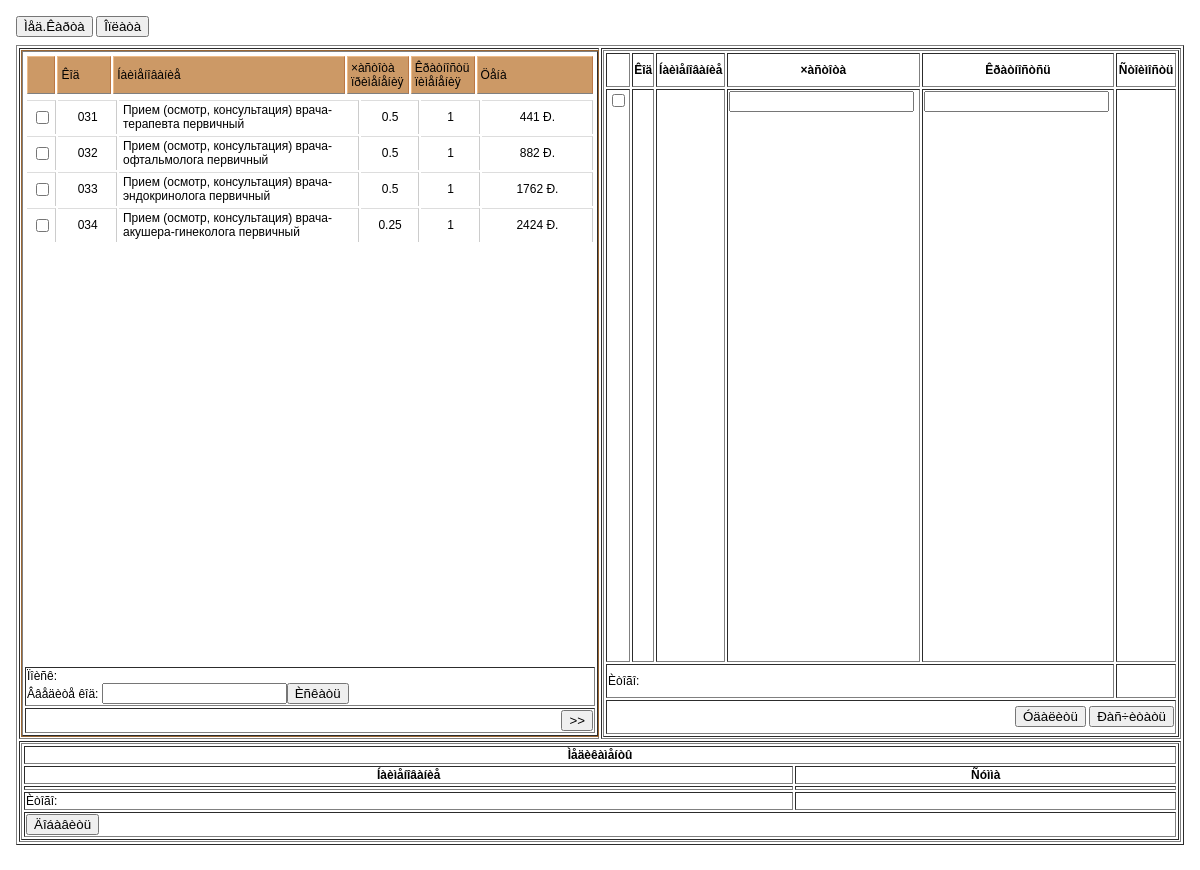
/form/amount.php, run on an earlier commit of the app's database.
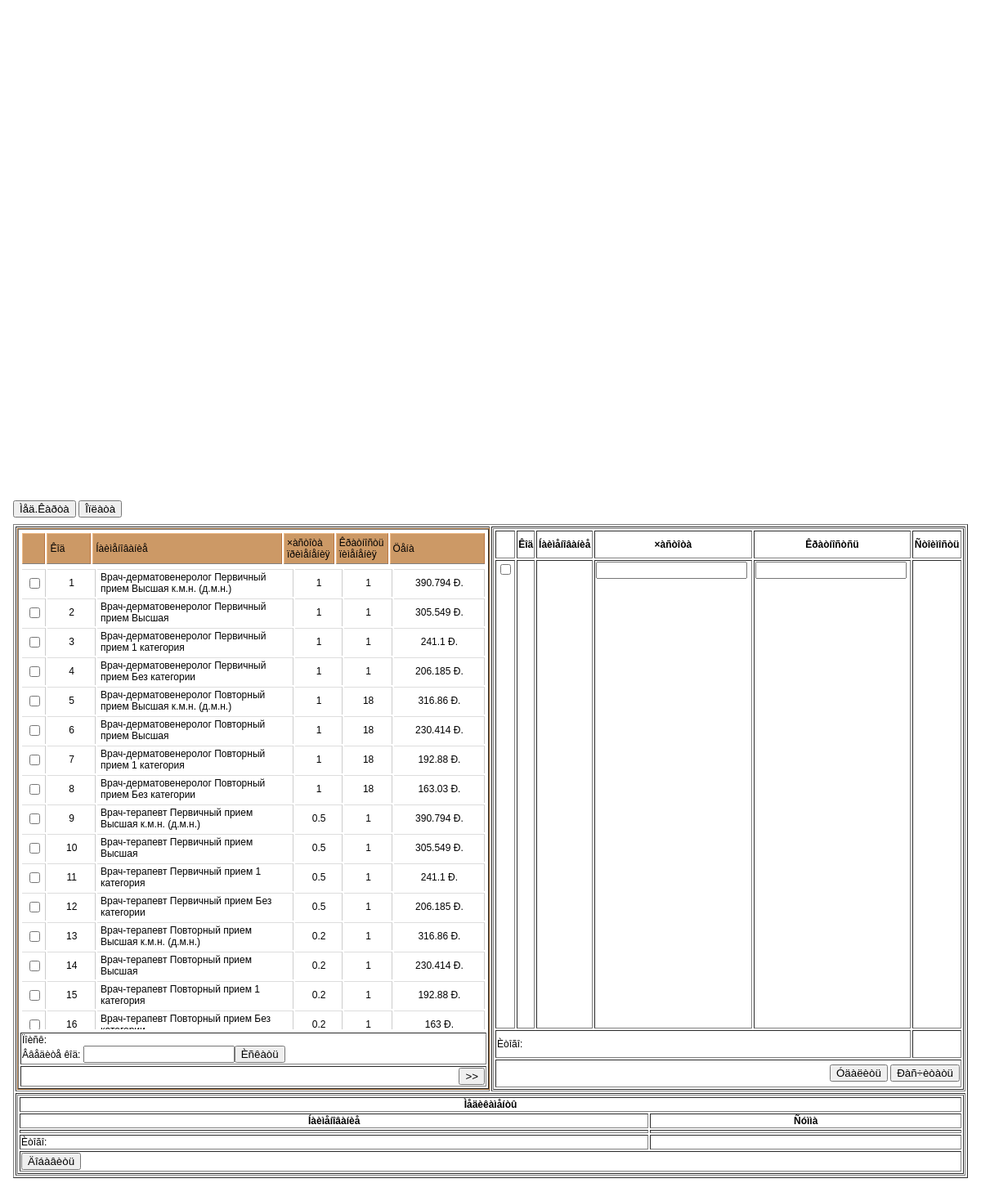
And on a later commit of the database.
### tables this page shows
CREATE TABLE `rbPrice` (
  `id` int(11) NOT NULL AUTO_INCREMENT,
  `code` varchar(255) DEFAULT NULL COMMENT 'КОД',
  `name` varchar(450) DEFAULT NULL COMMENT 'Наименование',
  `frequency` double DEFAULT NULL COMMENT 'Частота применения по умолчанию',
  `multiplisity` double DEFAULT NULL COMMENT 'Кратность применения',
  `summ` double DEFAULT NULL COMMENT 'Цена',
  PRIMARY KEY (`id`)
);

### form/amount.php (the view, shortened to what this page needs)
<table width='100%' height='100%'>
<tr><td>
<?
$client_id=$_GET['client'];
$event_id=$_GET['event'];
$type_id=$_GET['type'];
$rbPrice = mysql_query("select * from rbPrice;");
?>
<form method = "post">
<table width='100%' height='100%'>
<tr><td>
<?php
echo "<button type='sumbit' name='button1' formaction='write_event.php?client=$client_id&event=$event_id&type=$type_id'>Ìåä.Êàðòà</button>
<button type='sumbit' name='button2' formaction='amount.php?client=$client_id&event=$event_id&type=$type_id'>Îïëàòà</button>"
?>
</td></tr>
<tr><td>
</td></tr>
<tr><td>
<table border=1 width='100%' height='100%'>
<tr><td width='50%' height='100%'>
<div id="tableContainer" class="tableContainer">
<table border=1 width='100%' height='100%'>
<thead class="fixedHeader">
<tr><th>
</th><th align='center'>
Êîä
</th><th align='center'>
Íàèìåíîâàíèå
</th><th align='center'>
×àñòîòà ïðèìåíåíèÿ
</th><th align='center'>
Êðàòíîñòü ïèìåíåíèÿ
</th><th align='center'>
Öåíà
</th></tr>
</thead>
<tbody class="scrollContent">
<?while ($sel = mysql_fetch_array($rbPrice)) {
$price_id=$sel['id'];
$price_code=$sel['code'];
$price_name=$sel['name'];
$price_frequency=$sel["frequency"];
$price_multiplisity=$sel["multiplisity"];
$price_summ=$sel["summ"];
?>
<tr><td align='center'>
<input type='checkbox' name='choice' value='<?echo $price_id;?>'>
</td><td align='center'>
<?echo $price_code;?>
</td><td>
<?echo $price_name;?>
</td><td align='center'>
<?echo $price_frequency;?>
</td><td align='center'>
<?echo $price_multiplisity;?>
</td><td align='center'>
<?echo $price_summ, ' Ð.';?>
</td></tr>
<?}?>
</tbody>
<tr><td colspan=6>
Ïîèñê:<br/>Ââåäèòå êîä: <input type="search" name="code" value=""><button type='sumbit' name='button3'>Èñêàòü</button>
</td></tr>
<tr><td colspan=6 align=right>
<button type='sumbit' name='button4'>>></button>
</td></tr>
</table>
</div>
</td><td valign=top>
<table border=1 width='100%' height=100%>
<tr height=5%><th>
</th><th>
Êîä</th><th>
Íàèìåíîâàíèå</th><th>
×àñòîòà</th><th>
Êðàòíîñòñü</th><th>
Ñòîèìîñòü</th></tr>
<tr><td valign=top width=2%>
<input type='checkbox' name='choice' value=''>
</td><td valign=top>
</td><td valign=top>
</td><td valign=top>
<input type='number' name='frequency'></td><td valign=top>
<input type='number' name='multiplisity'></td><td valign=top>
</td></tr>
<tr><td colspan=5 height=5%>
Èòîãî:</td><td>
</td></tr>
<tr><td colspan=6 align=right height=5%>
<button type='sumbit' name='button5'>Óäàëèòü</button>
<button type='sumbit' name='button6'>Ðàñ÷èòàòü</button>
</td></tr>
</table>
</td></tr>
<tr><td colspan=2>
<table border=1 width=100%>
<tr>
<th colspan=2>Ìåäèêàìåíòû</th>
</tr>
<tr>
<th>Íàèìåíîâàíèå</th>
<th>Ñóììà</th>
</tr>
<tr>
<td></td>
<td></td>
</tr>
<tr>
<td>Èòîãî:</td>
<td></td>
</tr>
<tr>
<td colspan=2><button type='sumbit' name='button7'>Äîáàâèòü</button></td>
</tr>
</table>
</td></tr>
</table>
</td></tr>
</table>
</td></tr>
</table>

What changed in the data, as far as the page shows it:
changed rbprice: code "031" → "1"; name "Прием (осмотр, консультация) врача-терапевта первичный" → "Врач-дерматовенеролог Первичный прием Высшая к.м.н. (д.м.н.)"; frequency "0.5" → "1"; summ "441" → "390.794"
changed rbprice: code "032" → "2"; name "Прием (осмотр, консультация) врача-офтальмолога первичный" → "Врач-дерматовенеролог Первичный прием Высшая"; frequency "0.5" → "1"; summ "882" → "305.549"
changed rbprice: code "033" → "3"; name "Прием (осмотр, консультация) врача-эндокринолога первичный" → "Врач-дерматовенеролог Первичный прием 1 категория"; frequency "0.5" → "1"; summ "1762" → "241.1"
changed rbprice: code "034" → "4"; name "Прием (осмотр, консультация) врача-акушера-гинеколога первичный" → "Врач-дерматовенеролог Первичный прием Без категории"; frequency "0.25" → "1"; summ "2424" → "206.185"
added rbprice: code "5", name "Врач-дерматовенеролог Повторный прием Высшая к.м.н. (д.м.н.)", frequency "1", multiplisity "18", summ "316.86"
added rbprice: code "6", name "Врач-дерматовенеролог Повторный прием Высшая", frequency "1", multiplisity "18", summ "230.414"
added rbprice: code "7", name "Врач-дерматовенеролог Повторный прием 1 категория", frequency "1", multiplisity "18", summ "192.88"
added rbprice: code "8", name "Врач-дерматовенеролог Повторный прием Без категории", frequency "1", multiplisity "18", summ "163.03"
added rbprice: code "9", name "Врач-терапевт Первичный прием Высшая к.м.н. (д.м.н.)", frequency "0.5", multiplisity "1", summ "390.794"
added rbprice: code "10", name "Врач-терапевт Первичный прием Высшая", frequency "0.5", multiplisity "1", summ "305.549"
added rbprice: code "11", name "Врач-терапевт Первичный прием 1 категория", frequency "0.5", multiplisity "1", summ "241.1"
added rbprice: code "12", name "Врач-терапевт Первичный прием Без категории", frequency "0.5", multiplisity "1", summ "206.185"
added rbprice: code "13", name "Врач-терапевт Повторный прием Высшая к.м.н. (д.м.н.)", frequency "0.2", multiplisity "1", summ "316.86"
added rbprice: code "14", name "Врач-терапевт Повторный прием Высшая", frequency "0.2", multiplisity "1", summ "230.414"
added rbprice: code "15", name "Врач-терапевт Повторный прием 1 категория", frequency "0.2", multiplisity "1", summ "192.88"
added rbprice: code "16", name "Врач-терапевт Повторный прием Без…", frequency "0.2", multiplisity "1", summ "163"
